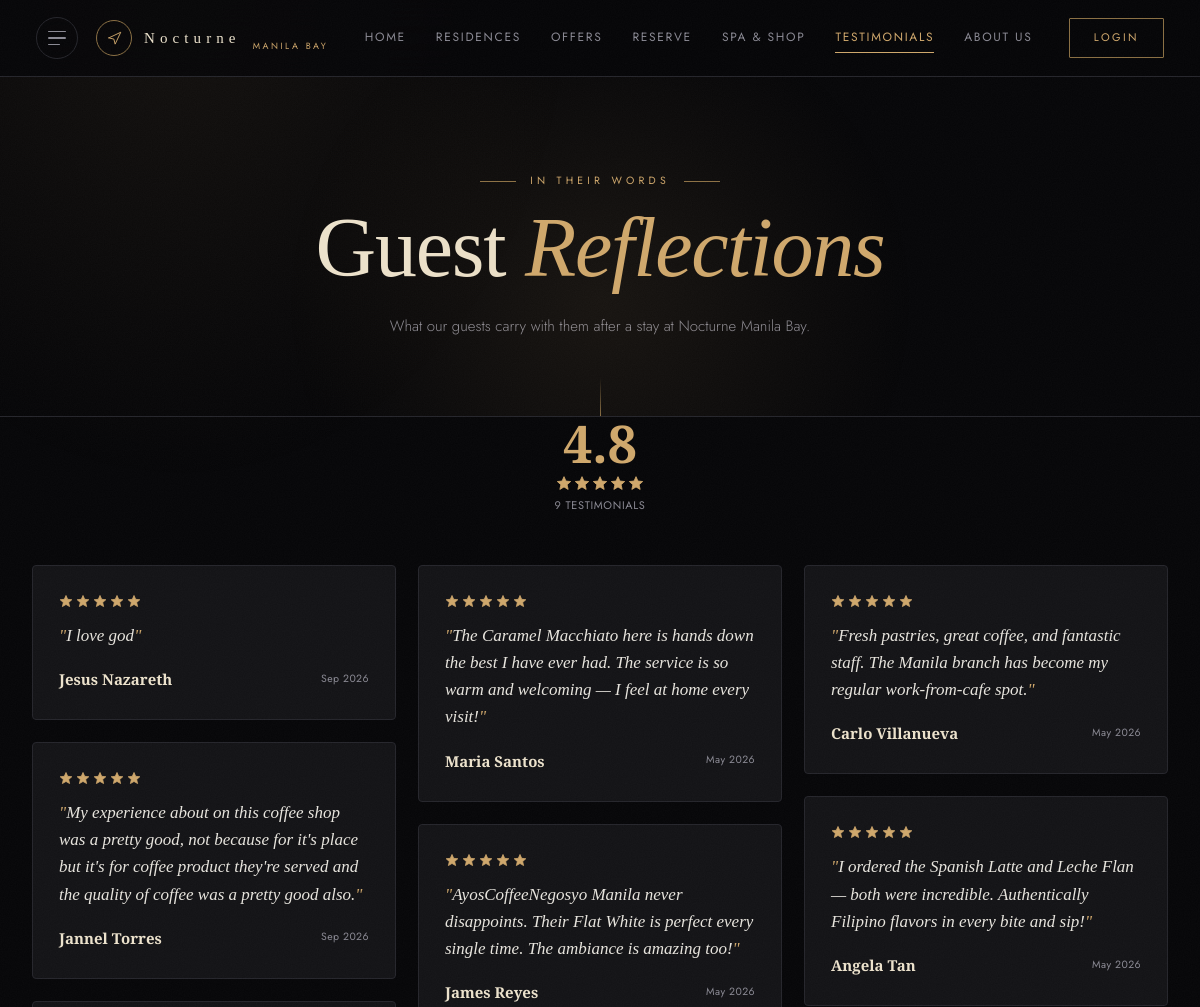
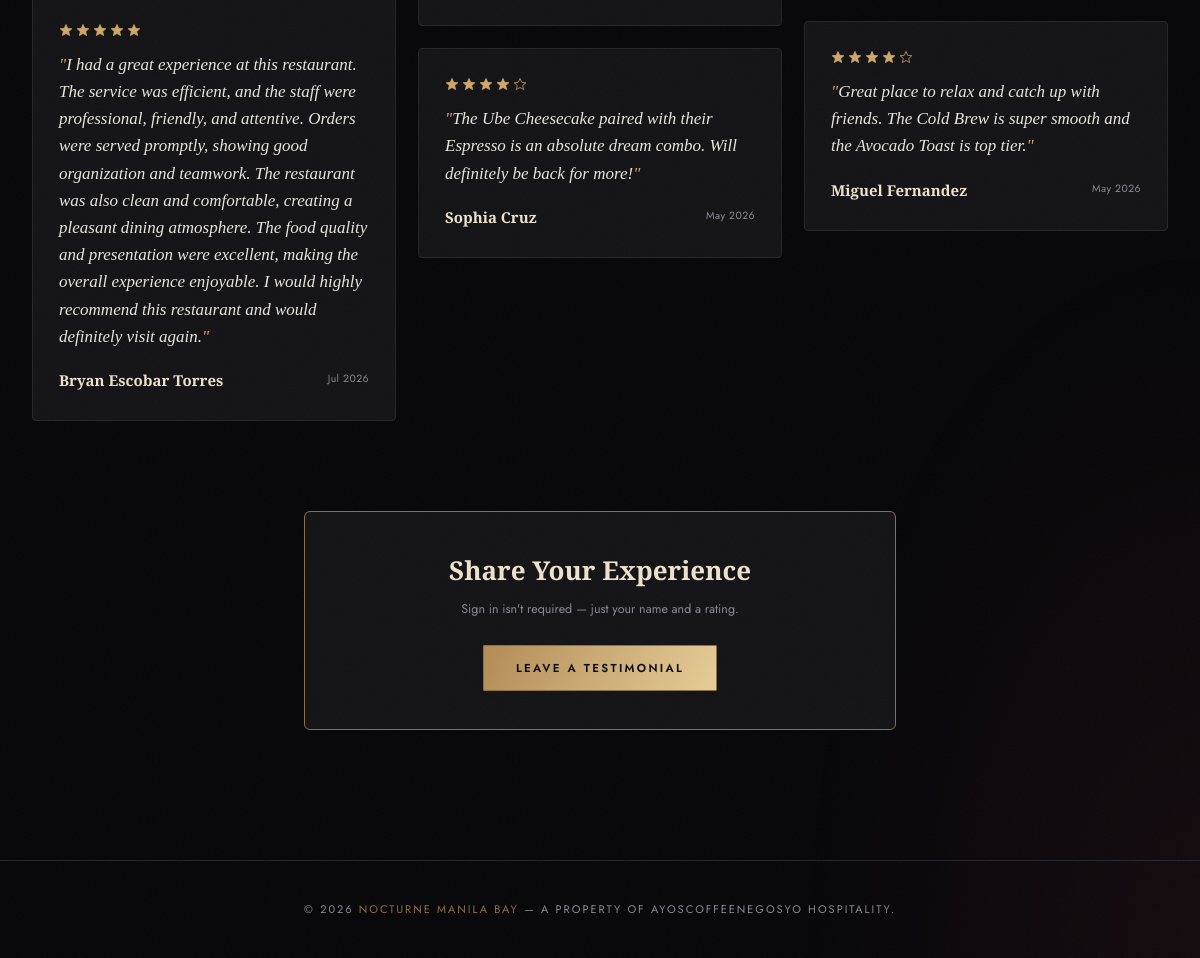
The app's page /includes/testimonial.php with its own data (2 pictures, top to bottom).
### tables this page shows
CREATE TABLE `testimonials` (
  `id` int(11) NOT NULL,
  `name` varchar(100) NOT NULL,
  `branch` varchar(20) DEFAULT 'laguna',
  `rating` tinyint(1) DEFAULT 5,
  `message` text NOT NULL,
  `is_approved` tinyint(1) DEFAULT 1,
  `created_at` timestamp NOT NULL DEFAULT current_timestamp()
);

### includes/hotel-config.php (called while the page is built, shortened)
<?php
function isHotelLoggedIn(): bool {
    return isset($_SESSION['user']['id']);
}

### includes/testimonial.php (the view, shortened to what this page needs)
<?php
include_once 'hotel-config.php';
$res = $conn->query("SELECT * FROM testimonials WHERE is_approved = 1 ORDER BY created_at DESC LIMIT 60");
$testimonials = $res->fetch_all(MYSQLI_ASSOC);
$count = count($testimonials);
$avg = $count ? array_sum(array_column($testimonials, 'rating')) / $count : 0;
function stars_html(int $rating, string $size = '14px'): string {
    $out = '';
    for ($i = 1; $i <= 5; $i++) {
        $filled = $i <= $rating;
        $out .= '<svg width="'.$size.'" height="'.$size.'" viewBox="0 0 24 24" fill="'.($filled ? '#cfa76b' : 'none').'" stroke="#cfa76b" stroke-width="1.3"><path d="M12 2.5l2.9 6.6 7.1.7-5.4 4.8 1.6 7-6.2-3.7-6.2 3.7 1.6-7-5.4-4.8 7.1-.7z"/></svg>';
    }
    return $out;
}
function star_icon(): string {
    return '<svg viewBox="0 0 24 24" fill="currentColor" stroke="currentColor" stroke-width="1"><path d="M12 2.5l2.9 6.6 7.1.7-5.4 4.8 1.6 7-6.2-3.7-6.2 3.7 1.6-7-5.4-4.8 7.1-.7z"/></svg>';
}
?>
<!DOCTYPE html>
<html lang="en">
<head>
<link rel="stylesheet" href="hotel-theme.css">
</head>
<body>
<?php include_once 'sidebar.php'; ?>
<?php include_once 'topheader.php'; ?>
<section class="page-hero">
    <div class="sec-eyebrow">In Their Words</div>
    <h1>Guest <em>Reflections</em></h1>
    <p>What our guests carry with them after a stay at Nocturne Manila Bay.</p>
</section>
<div class="testi-summary">
    <div class="testi-avg">
        <div class="testi-avg-num"><?= $count ? number_format($avg, 1) : '—' ?></div>
        <div class="testi-avg-stars"><?= stars_html((int)round($avg), '16px') ?></div>
        <div class="testi-avg-count"><?= $count ?> Testimonial<?= $count !== 1 ? 's' : '' ?></div>
    </div>
</div>
<div class="testi-grid">
    <?php if (empty($testimonials)): ?>
        <div class="testi-empty">No testimonials yet — be the first to share your experience.</div>
    <?php else: foreach ($testimonials as $t): ?>
    <div class="testi-card">
        <div class="stars-row"><?= stars_html((int)$t['rating']) ?></div>
        <p class="testi-quote"><?= htmlspecialchars($t['message']) ?></p>
        <div class="testi-foot">
            <span class="testi-name"><?= htmlspecialchars($t['name']) ?></span>
            <span class="testi-date"><?= date('M Y', strtotime($t['created_at'])) ?></span>
        </div>
    </div>
    <?php endforeach; endif; ?>
</div>
<section class="share-section">
    <div class="share-card">
        <h3>Share Your Experience</h3>
        <?php if (isHotelLoggedIn()): ?>
            <p>Your testimonial will be posted under your account name.</p>
            <div class="share-name-badge">
                <svg width="14" height="14" viewBox="0 0 24 24" fill="none" stroke="#cfa76b" stroke-width="1.5"><circle cx="12" cy="8" r="4"/><path d="M4 20c0-4.4 3.6-7 8-7s8 2.6 8 7"/></svg>
                <?= htmlspecialchars($_SESSION['user']['name']) ?>
            </div>
            <form class="testi-form" method="POST" action="process-testimonial.php" style="text-align:center">
                <div class="star-input">
                    <input type="radio" name="rating" value="5" id="star5"><label for="star5"><?= star_icon() ?></label>
                    <input type="radio" name="rating" value="4" id="star4"><label for="star4"><?= star_icon() ?></label>
                    <input type="radio" name="rating" value="3" id="star3" checked><label for="star3"><?= star_icon() ?></label>
                    <input type="radio" name="rating" value="2" id="star2"><label for="star2"><?= star_icon() ?></label>
                    <input type="radio" name="rating" value="1" id="star1"><label for="star1"><?= star_icon() ?></label>
                </div>
                <textarea name="message" placeholder="Tell us about your stay..." maxlength="600" required></textarea>
                <button type="submit" class="btn-gold" style="align-self:center">Post Testimonial</button>
            </form>
        <?php else: ?>
            <p>Sign in isn't required — just your name and a rating.</p>
            <button type="button" class="btn-gold" id="openTestiModal">Leave a Testimonial</button>
        <?php endif; ?>
    </div>
</section>
<footer><p>© 2026 <span>Nocturne Manila Bay</span> — A Property of AyosCoffeeNegosyo Hospitality.</p></footer>
</body>
</html>

### includes/hotel-theme.css (style rules this page uses)
*,*::before,*::after { box-sizing:border-box;margin:0;padding:0 }
:root { --h-bg:#060608;--h-surface:#0e0e11;--h-card:#131316;--h-line:#25252b; --h-gold:#cfa76b;--h-gold-dim:#8a6f43;--h-gold-lt:#ead6a6;--h-champagne:#ece2cc; --h-wine:#5c1f2e;--h-wine-lt:#8a3247;--h-muted:#8a8993;--h-text:#e7e4dd; --h-vip:#c9a54a;--h-good:#7fa876;--h-bad:#c0574a;--h-shadow:rgba(0,0,0,0.65); --f-display:'Cormorant Garamond','Times New Roman',serif; --f-mark:'Cinzel','Cormorant Garamond',serif; --f-body:'Jost',system-ui,sans-serif; --h-ease:cubic-bezier(.22,1,.36,1); --h-ease-io:cubic-bezier(.76,0,.24,1); }
html { scroll-behavior:smooth }
body { font-family:var(--f-body);background:var(--h-bg);color:var(--h-text);min-height:100vh;position:relative;overflow-x:hidden;overflow-x:clip;line-height:1.6;-webkit-font-smoothing:antialiased;text-rendering:optimizeLegibility }
body::before { content:'';position:fixed;inset:0;background:radial-gradient(ellipse 60% 45% at 15% 0%,rgba(207,167,107,0.07) 0%,transparent 55%),radial-gradient(ellipse 55% 60% at 100% 100%,rgba(92,31,46,0.16) 0%,transparent 60%);pointer-events:none;z-index:0 }
body::after { content:'';position:fixed;inset:0;pointer-events:none;z-index:9000;opacity:.05;}
button,input,select,textarea { font-family:inherit }
.sec-eyebrow { display:flex;align-items:center;gap:14px;font-size:10.5px;letter-spacing:0.4em;text-transform:uppercase;color:var(--h-gold);margin-bottom:16px }
.sec-eyebrow::before { content:'';width:36px;height:1px;background:var(--h-gold-dim) }
.sec-head h2 em,.page-hero h1 em { color:var(--h-gold);font-style:italic;font-weight:400 }
.page-hero { position:relative;z-index:1;padding:96px 32px 76px;text-align:center;border-bottom:1px solid var(--h-line);overflow:hidden }
.page-hero::before { content:'';position:absolute;left:50%;top:-40%;width:720px;height:720px;transform:translateX(-50%);background:radial-gradient(circle,rgba(207,167,107,.09),transparent 62%);pointer-events:none }
.page-hero::after { content:'';position:absolute;left:50%;bottom:0;width:1px;height:38px;background:linear-gradient(180deg,transparent,var(--h-gold-dim)) }
.page-hero .sec-eyebrow { justify-content:center;display:flex }
.page-hero .sec-eyebrow::after { content:'';width:36px;height:1px;background:var(--h-gold-dim) }
.page-hero h1 { font-family:var(--f-display);font-size:clamp(44px,7vw,98px);font-weight:300;line-height:1;letter-spacing:-.015em;color:var(--h-champagne);margin:16px 0 22px }
.page-hero p { max-width:580px;margin:0 auto;font-size:15px;color:var(--h-muted);line-height:1.9;font-weight:300 }
.btn-gold { position:relative;overflow:hidden;padding:14px 32px;border:1px solid var(--h-gold-dim);border-radius:1px;background:linear-gradient(115deg,#b28b55 0%,#e6cd98 48%,#b28b55 100%);background-size:220% 100%;color:#0a0a0c;font-size:11.5px;font-weight:600;letter-spacing:0.2em;text-transform:uppercase;cursor:pointer;transition:background-position .8s var(--h-ease),box-shadow .5s;text-decoration:none;display:inline-flex;align-items:center;justify-content:center;gap:8px }
.btn-gold::after { content:'';position:absolute;top:0;left:-70%;width:40%;height:100%;background:linear-gradient(100deg,transparent,rgba(255,255,255,.45),transparent);transform:skewX(-20deg);transition:left .9s var(--h-ease) }
footer { position:relative;z-index:1;border-top:1px solid var(--h-line);padding:40px 32px;text-align:center }
footer p { font-size:11px;color:var(--h-muted);letter-spacing:0.18em;text-transform:uppercase }
footer p span { color:var(--h-gold-dim) }

### records on screen
testimonials: message "I love god", name "Jesus Nazareth", created_at "Sep 2026"
testimonials: message "My experience about on this coffee shop was a pretty good, not because for it's place but it's for coffee product they're served and the quality of coffee was a pretty good also.", name "Jannel Torres", created_at "Sep 2026"
testimonials: message "I had a great experience at this restaurant. The service was efficient, and the staff were professional, friendly, and attentive. Orders were served promptly, showing good organization and teamwork. The restaurant was also clean and comfortable, creating a pleasant dining atmosphere. The food quality and presentation were excellent, making the overall experience enjoyable. I would highly recommend this restaurant and would definitely visit again.", name "Bryan Escobar Torres", created_at "Jul 2026"
testimonials: message "The Caramel Macchiato here is hands down the best I have ever had. The service is so warm and welcoming — I feel at home every visit!", name "Maria Santos", created_at "May 2026"
testimonials: message "AyosCoffeeNegosyo Manila never disappoints. Their Flat White is perfect every single time. The ambiance is amazing too!", name "James Reyes", created_at "May 2026"
testimonials: message "The Ube Cheesecake paired with their Espresso is an absolute dream combo. Will definitely be back for more!", name "Sophia Cruz", created_at "May 2026"
testimonials: message "Fresh pastries, great coffee, and fantastic staff. The Manila branch has become my regular work-from-cafe spot.", name "Carlo Villanueva", created_at "May 2026"
testimonials: message "I ordered the Spanish Latte and Leche Flan — both were incredible. Authentically Filipino flavors in every bite and sip!", name "Angela Tan", created_at "May 2026"
testimonials: message "Great place to relax and catch up with friends. The Cold Brew is super smooth and the Avocado Toast is top tier.", name "Miguel Fernandez", created_at "May 2026"

### other values on screen
$avg "4.8"
$count "9"
